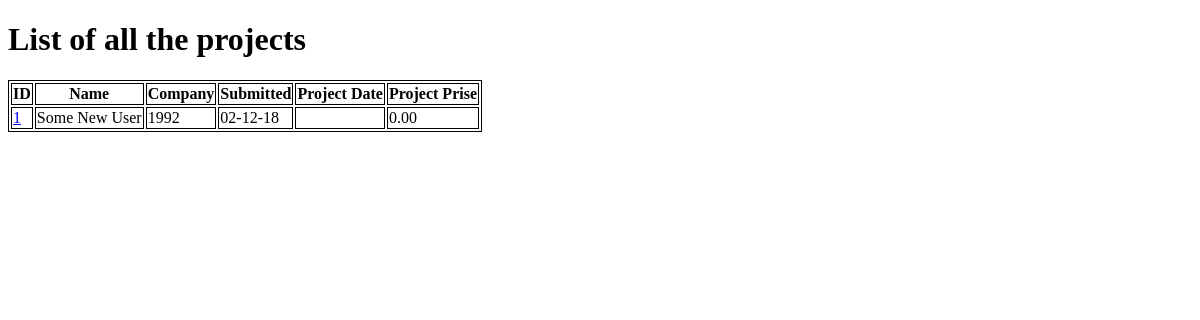
Page /profile/projects/projects-list/ (signed in) on the earlier database version.
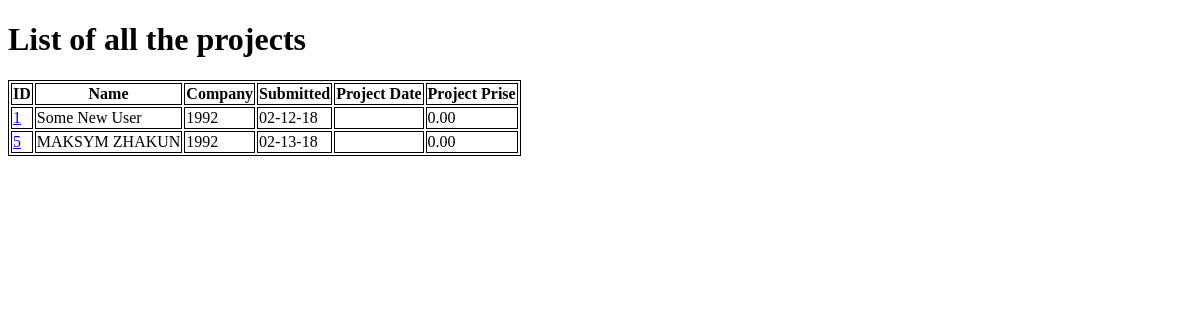
Same page on the later database version.
### projects/models.py (models this page shows, shortened)
class Project(models.Model):
    name = models.CharField(max_length=100)
    position = models.CharField(max_length=60, blank=True)
    company = models.CharField(max_length=60, blank=True)
    address = models.CharField(max_length=200, blank=True)
    phone = models.CharField(max_length=30, blank=True)
    email = models.EmailField()
    web = models.URLField(blank=True)
    description = models.TextField()
    project_status = models.CharField(max_length=20, choices=STATUS_CHOICES)
    priority = models.CharField(max_length=40, choices=PRIORITY_CHOICES)
    job_file = models.FileField(upload_to='uploads/', blank=True)
    file_format = models.CharField(max_length=56, choices=FILE_TYPE_CHOICES, blank=False)
    submitted = models.DateField(auto_now_add=True)
    project_date = models.DateField(blank=True, null=True)
    project_price = models.DecimalField(decimal_places=2, max_digits=7, blank=True, default=0)
    username = models.ForeignKey(User, blank=True, null=True, on_delete=models.CASCADE)

### projects/views.py (the view)
# urls.py: path('projects-list/', views.ProjectList.as_view(template_name='projects/project_list.html'),
class ProjectList(LoginRequiredMixin, ListView):
    login_url = reverse_lazy('login')
    context_object_name = 'all_projects_list'
    def get_queryset(self):
        return Project.objects.filter(username=self.request.user)

### projects/templates/projects/project_list.html (shortened to what this page needs)
<!DOCTYPE html>
<html lang="en">
<head>
</head>
<body>
<h1>List of all the projects</h1>
<table >
    <tr >
        <th>ID</th>
        <th>Name</th>
        <th>Company</th>
        <th>Submitted</th>
        <th>Project Date</th>
        <th>Project Prise</th>
    </tr>
    <tr>
        {% for project in all_projects_list %}
            <td><a href="{% url 'projects:project_details' project.id %}">{{ project.id }}</a></td>
            <td>{{ project.name }}</td>
            <td>{{ project.company }}</td>
            <td>{{ project.submitted|date:"m-d-y" }}</td>
            <td>{{ project.project_date|date:"m-d-y" }}</td>
            <td>{{ project.project_price }}</td>
            </tr>
        {% endfor %}
</table>
</body>
</html>

### projects/templates/projects/project_list.html (style rules this page uses)
table, th, td { border: 1px solid black; }

Differences in the rows shown:
added Project: id "5", name "MAKSYM ZHAKUN", company "1992", submitted "02-13-18", project_price "0.00"
